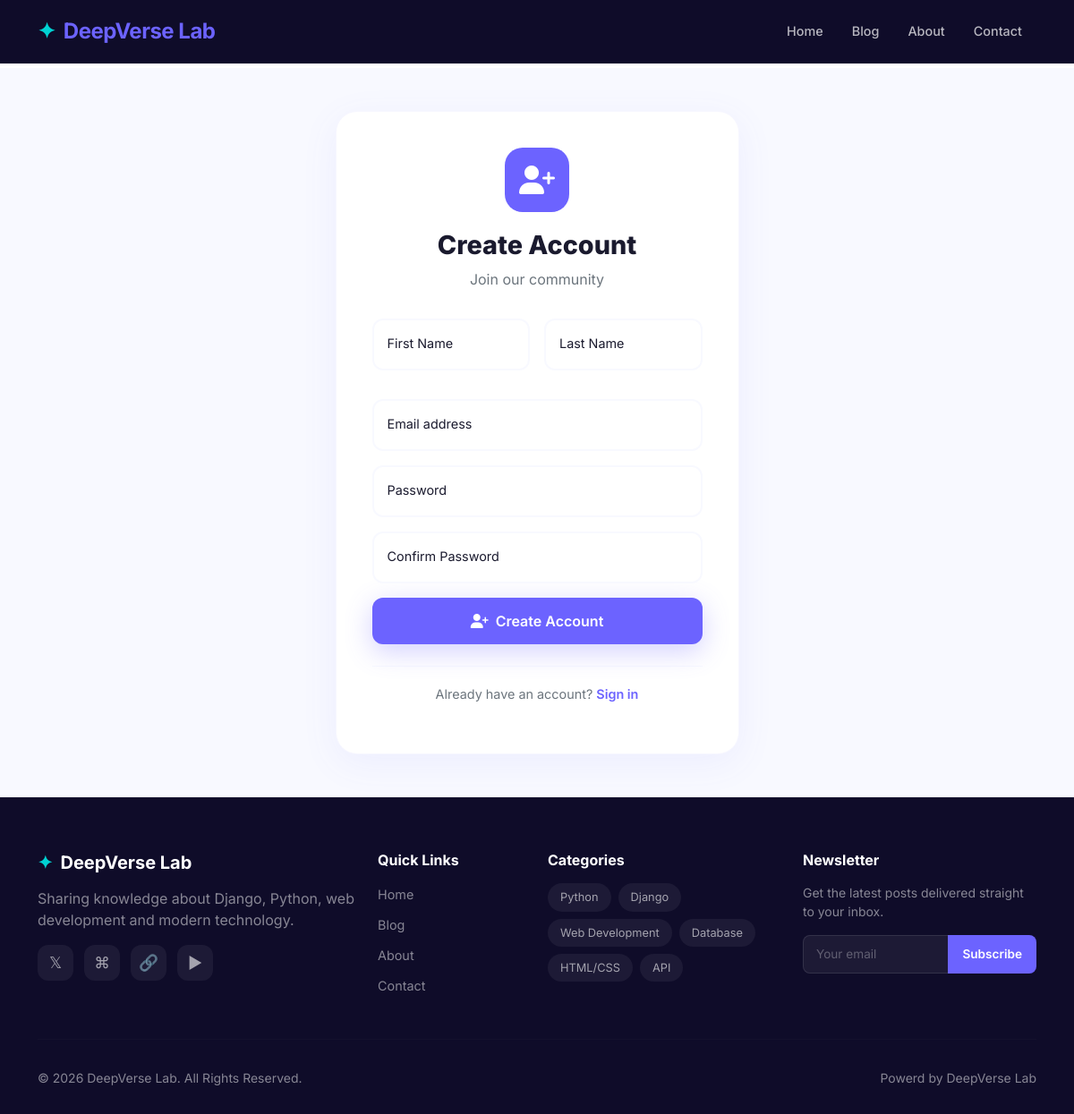
Screenshot of /register/ with the database file from the repository.
### blog/models.py (models this page shows, shortened)
class Category(models.Model):
    name = models.CharField(max_length=100)
    slug = models.SlugField(unique=True)
    class Meta:
        verbose_name_plural = "Categories"

### authentication/views.py (the view, shortened to what this page needs)
# urls.py: path('register/', views.register, name='register'),
def register(request):
    return render(request, 'authentication/register.html', {'title': 'Register'})

### blog/context_processors.py (called while the page is built)
def categories(request):
    return {
        'categories': Category.objects.all()
    }

### templates/authentication/register.html (shortened to what this page needs)
{% extends "layout/base.html" %}
{% block content %}
<section class="auth-section py-5">
    <div class="container">
        <div class="row justify-content-center">
            <div class="col-lg-5 col-md-7">
                <div class="auth-card">
                    <div class="auth-header">
                        <div class="auth-icon">
                            <i class="fas fa-user-plus"></i>
                        </div>
                        <h2 class="auth-title">Create Account</h2>
                        <p class="auth-subtitle">Join our community</p>
                    </div>
                    <form method="POST" action="{% url 'authentication:register' %}" class="auth-form">
                        <div class="row g-3 mb-3">
                            <div class="col-md-6">
                                <div class="form-floating">
                                    <input type="text" name="first_name" class="form-control" id="first_name" placeholder="John">
                                    <label for="first_name">First Name</label>
                                </div>
                            </div>
                            <div class="col-md-6">
                                <div class="form-floating">
                                    <input type="text" name="last_name" class="form-control" id="last_name" placeholder="Doe">
                                    <label for="last_name">Last Name</label>
                                </div>
                            </div>
                        </div>
                        <div class="form-floating mb-3">
                            <input type="email" name="email" class="form-control" id="email" placeholder="name@example.com" required>
                            <label for="email">Email address</label>
                        </div>
                        <div class="form-floating mb-3">
                            <input type="password" name="password" class="form-control" id="password" placeholder="Password" required>
                            <label for="password">Password</label>
                        </div>
                        <div class="form-floating mb-3">
                            <input type="password" name="confirm_password" class="form-control" id="confirm_password" placeholder="Confirm Password" required>
                            <label for="confirm_password">Confirm Password</label>
                        </div>
                        <button type="submit" class="btn btn-auth w-100">
                            <i class="fas fa-user-plus me-2"></i>Create Account
                        </button>
                    </form>
                    <div class="auth-footer">
                        <p>Already have an account? <a href="{% url 'authentication:login' %}">Sign in</a></p>
                    </div>
                </div>
            </div>
        </div>
    </div>
</section>
{% endblock %}

### templates/layout/partials/__footer.html (shortened to what this page needs)
<footer class="footer-section">
    <div class="container">
        <div class="row g-4">
            <div class="col-lg-4">
                <h5 class="fw-bold mb-3"><span class="brand-icon">✦</span> DeepVerse Lab</h5>
                <p class="text-white-50 mb-3">Sharing knowledge about Django, Python, web development and modern technology.</p>
                <div class="social-links">
                    <a href="#" class="social-link" aria-label="Twitter">𝕏</a>
                    <a href="#" class="social-link" aria-label="GitHub">⌘</a>
                    <a href="#" class="social-link" aria-label="LinkedIn">🔗</a>
                    <a href="#" class="social-link" aria-label="YouTube">▶</a>
                </div>
            </div>
            <div class="col-lg-2 col-md-4">
                <h6 class="fw-bold mb-3">Quick Links</h6>
                <ul class="footer-links">
                    <li><a href="/">Home</a></li>
                    <li><a href="{% url 'blog:blog_list' %}">Blog</a></li>
                    <li><a href="/about/">About</a></li>
                    <li><a href="{% url 'business:contact_us' %}">Contact</a></li>
                </ul>
            </div>
            <div class="col-lg-3 col-md-4">
                <h6 class="fw-bold mb-3">Categories</h6>
                <div class="tag-cloud">
                    {% for cat in categories %}
                    <a href="{% url 'blog:blog_by_category' cat.slug %}" class="tag-badge">{{ cat.name }}</a>
                    {% empty %}
                    <span class="text-white-50 small">No categories yet</span>
                    {% endfor %}
                </div>
            </div>
            <div class="col-lg-3 col-md-4">
                <h6 class="fw-bold mb-3">Newsletter</h6>
                <p class="text-white-50 small">Get the latest posts delivered straight to your inbox.</p>
                <form class="newsletter-form" method="POST">
                    <div class="input-group">
                        <input type="email" class="form-control" placeholder="Your email" required>
                        <button class="btn btn-subscribe" type="submit">Subscribe</button>
                    </div>
                </form>
            </div>
        </div>
        <hr class="footer-divider">
        <div class="row">
            <div class="col-md-6 text-center text-md-start">
                <p class="mb-0 text-white-50 small">&copy; 2026 DeepVerse Lab. All Rights Reserved.</p>
            </div>
            <div class="col-md-6 text-center text-md-end">
                <p class="mb-0 text-white-50 small">Powerd by DeepVerse Lab</p>
            </div>
        </div>
    </div>
</footer>

### static/css/style.css (style rules this page uses)
:root { --primary: #6C63FF; --primary-dark: #5A52D5; --secondary: #FF6584; --accent: #00D2D3; --dark: #1a1a2e; --darker: #0F0C29; --light: #f8f9ff; --gray: #6c757d; --body-bg: #ffffff; --card-shadow: 0 10px 40px rgba(108, 99, 255, 0.08); --card-hover-shadow: 0 20px 60px rgba(108, 99, 255, 0.15); --transition: all 0.3s cubic-bezier(0.4, 0, 0.2, 1); }
* { margin: 0; padding: 0; box-sizing: border-box; }
body { font-family: 'Inter', -apple-system, BlinkMacSystemFont, sans-serif; background: var(--body-bg); color: var(--dark); padding-top: 76px; overflow-x: hidden; }
.brand-icon { color: var(--accent); margin-right: 4px; }
.auth-section { min-height: calc(100vh - 76px); display: flex; align-items: center; background: var(--light); }
.auth-card { background: white; border-radius: 24px; padding: 40px; box-shadow: var(--card-shadow); border: 1px solid rgba(108, 99, 255, 0.05); }
.auth-header { text-align: center; margin-bottom: 32px; }
.auth-icon { width: 72px; height: 72px; background: var(--primary); border-radius: 20px; display: flex; align-items: center; justify-content: center; margin: 0 auto 20px; font-size: 2rem; color: white; }
.auth-title { font-size: 1.8rem; font-weight: 800; margin-bottom: 8px; }
.auth-subtitle { color: var(--gray); font-size: 1rem; }
.auth-form .form-floating { margin-bottom: 16px; }
.auth-form .form-control { border-radius: 12px; padding: 16px 16px 16px 16px; height: auto; border: 2px solid var(--light); font-size: 0.95rem; transition: var(--transition); }
.auth-form .form-floating label { padding: 16px; font-size: 0.9rem; }
.btn-auth { background: var(--primary); color: white; padding: 14px; border-radius: 12px; font-weight: 600; font-size: 1rem; border: none; transition: var(--transition); box-shadow: 0 8px 30px rgba(108, 99, 255, 0.3); }
.auth-footer { text-align: center; margin-top: 24px; padding-top: 20px; border-top: 1px solid var(--light); color: var(--gray); font-size: 0.9rem; }
.auth-footer a { color: var(--primary); font-weight: 600; text-decoration: none; }
.footer-section { background: var(--darker); color: white; padding: 60px 0 30px; border-top: 1px solid rgba(255, 255, 255, 0.05); }
.footer-section h5, .footer-section h6 { color: white; }
.footer-links { list-style: none; padding: 0; }
.footer-links li { margin-bottom: 10px; }
.footer-links a { color: rgba(255, 255, 255, 0.5); text-decoration: none; transition: var(--transition); font-size: 0.9rem; }
.social-links { display: flex; gap: 12px; }
.social-link { width: 40px; height: 40px; background: rgba(255, 255, 255, 0.06); border-radius: 12px; display: flex; align-items: center; justify-content: center; color: rgba(255, 255, 255, 0.6); text-decoration: none; transition: var(--transition); font-size: 1.1rem; }
.tag-cloud { display: flex; flex-wrap: wrap; gap: 8px; }
.tag-badge { display: inline-block; background: rgba(255, 255, 255, 0.06); color: rgba(255, 255, 255, 0.6); padding: 6px 14px; border-radius: 50px; font-size: 0.8rem; text-decoration: none; transition: var(--transition); }
.newsletter-form .form-control { background: rgba(255, 255, 255, 0.06); border: 1px solid rgba(255, 255, 255, 0.1); color: white; border-radius: 8px 0 0 8px; padding: 10px 14px; font-size: 0.85rem; }
.newsletter-form .form-control::placeholder { color: rgba(255, 255, 255, 0.3); }
.btn-subscribe { background: var(--primary); color: white; border-radius: 0 8px 8px 0; border: none; padding: 10px 16px; font-size: 0.85rem; font-weight: 600; transition: var(--transition); }
.footer-divider { border-color: rgba(255, 255, 255, 0.08); margin: 32px 0; }

### rows the page displays
Category: name "Python"
Category: name "Django"
Category: name "Web Development"
Category: name "Database"
Category: name "HTML/CSS"
Category: name "API"
